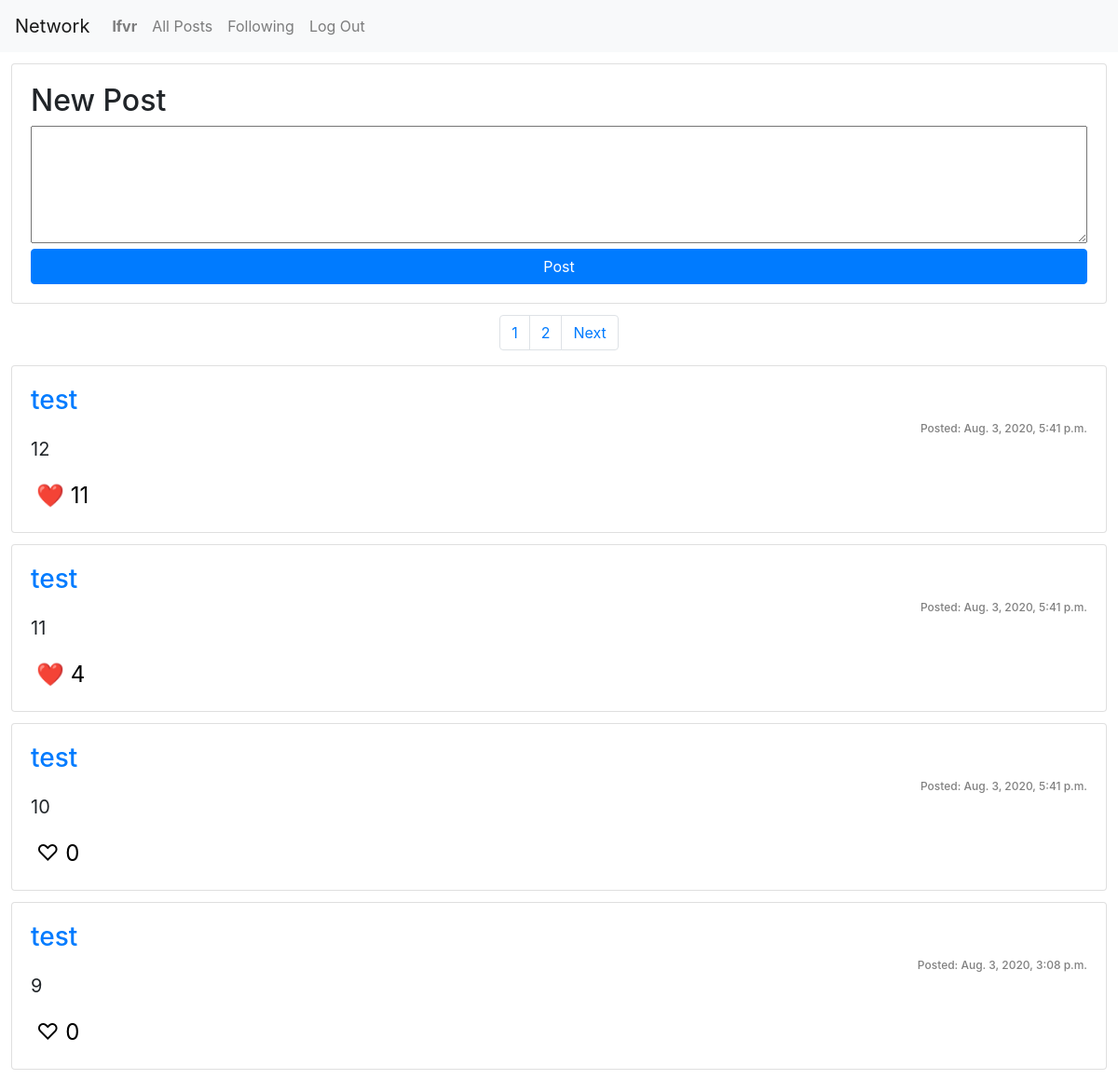
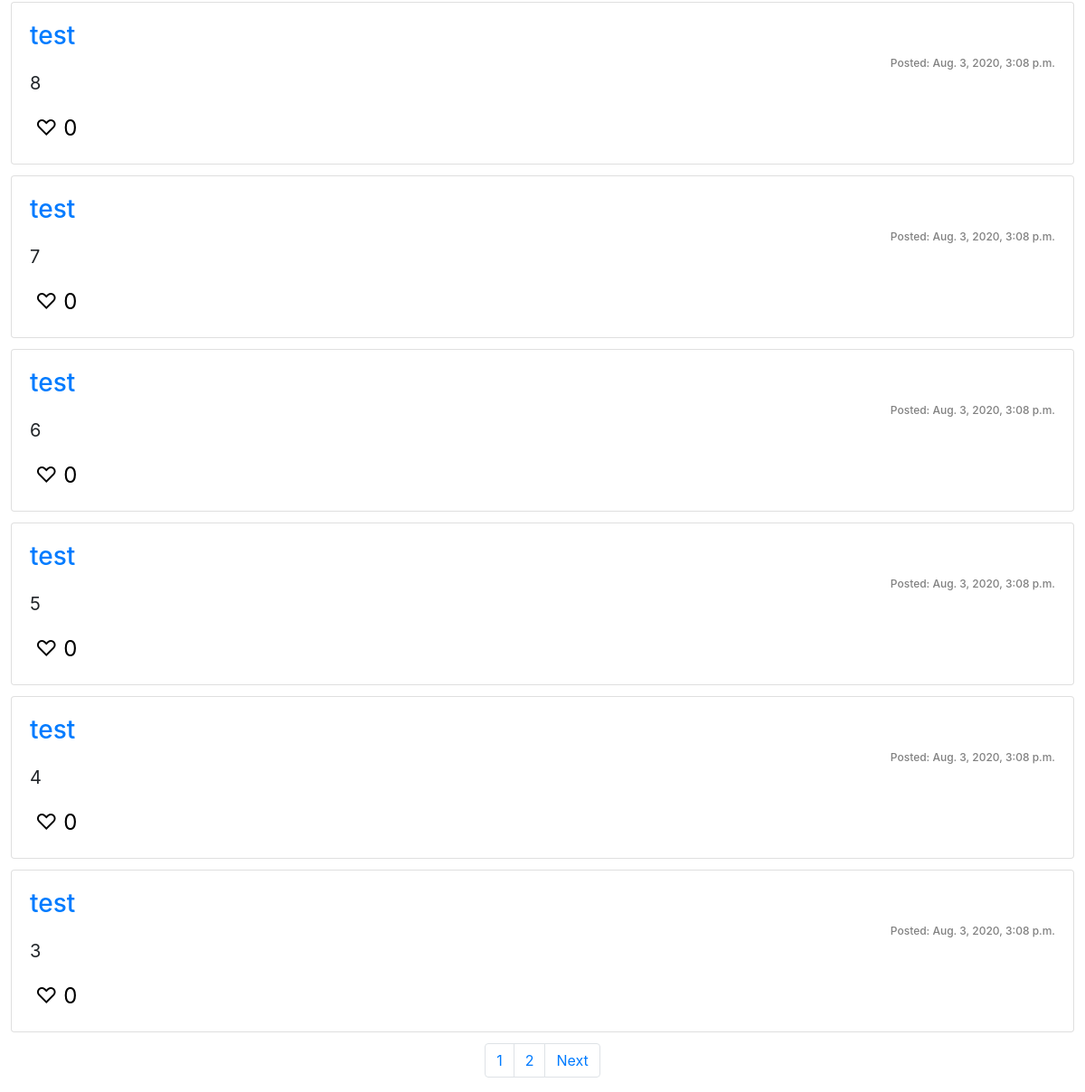
Page /following (signed in) on the earlier database version (2 pictures, top to bottom).
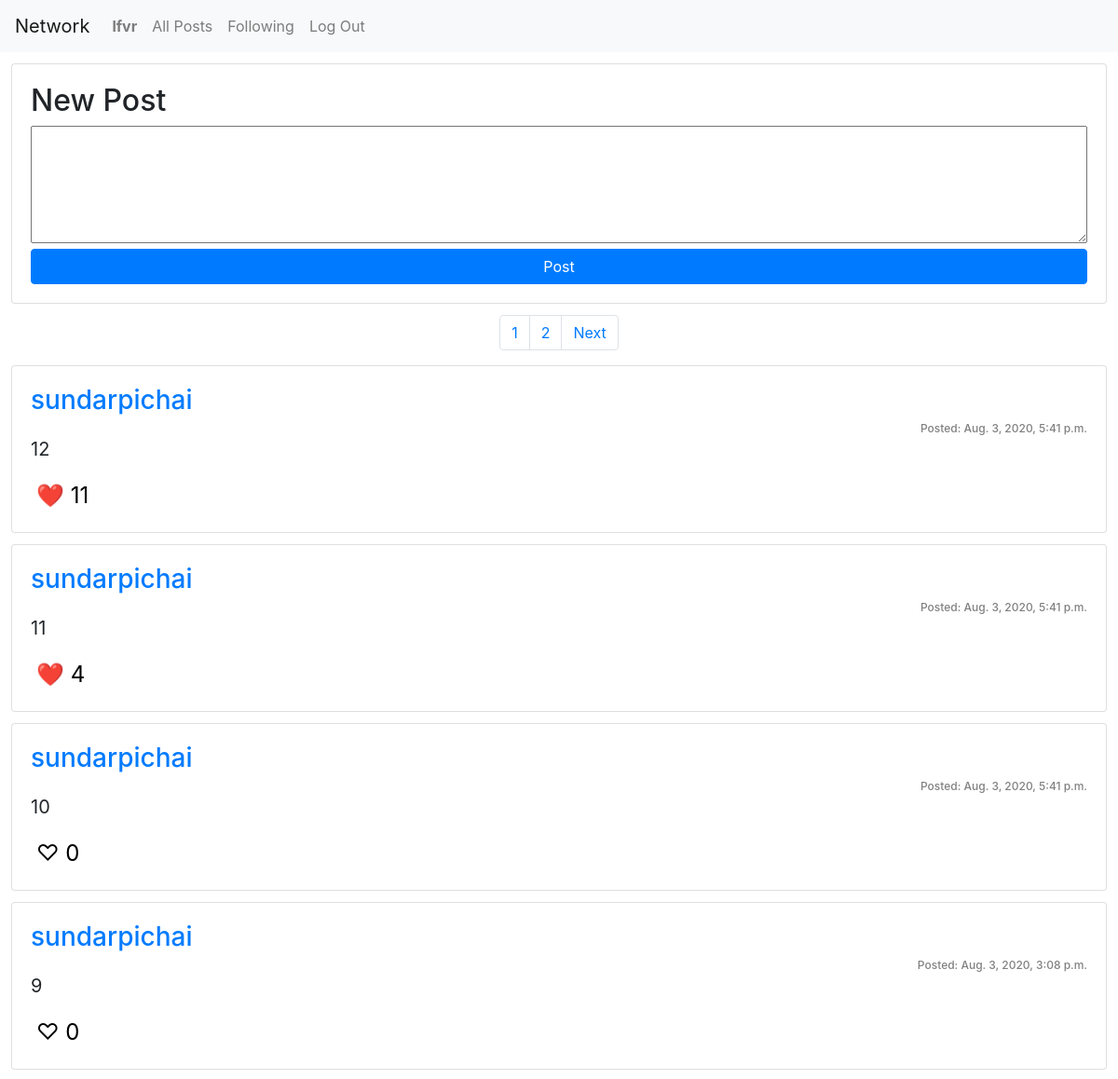
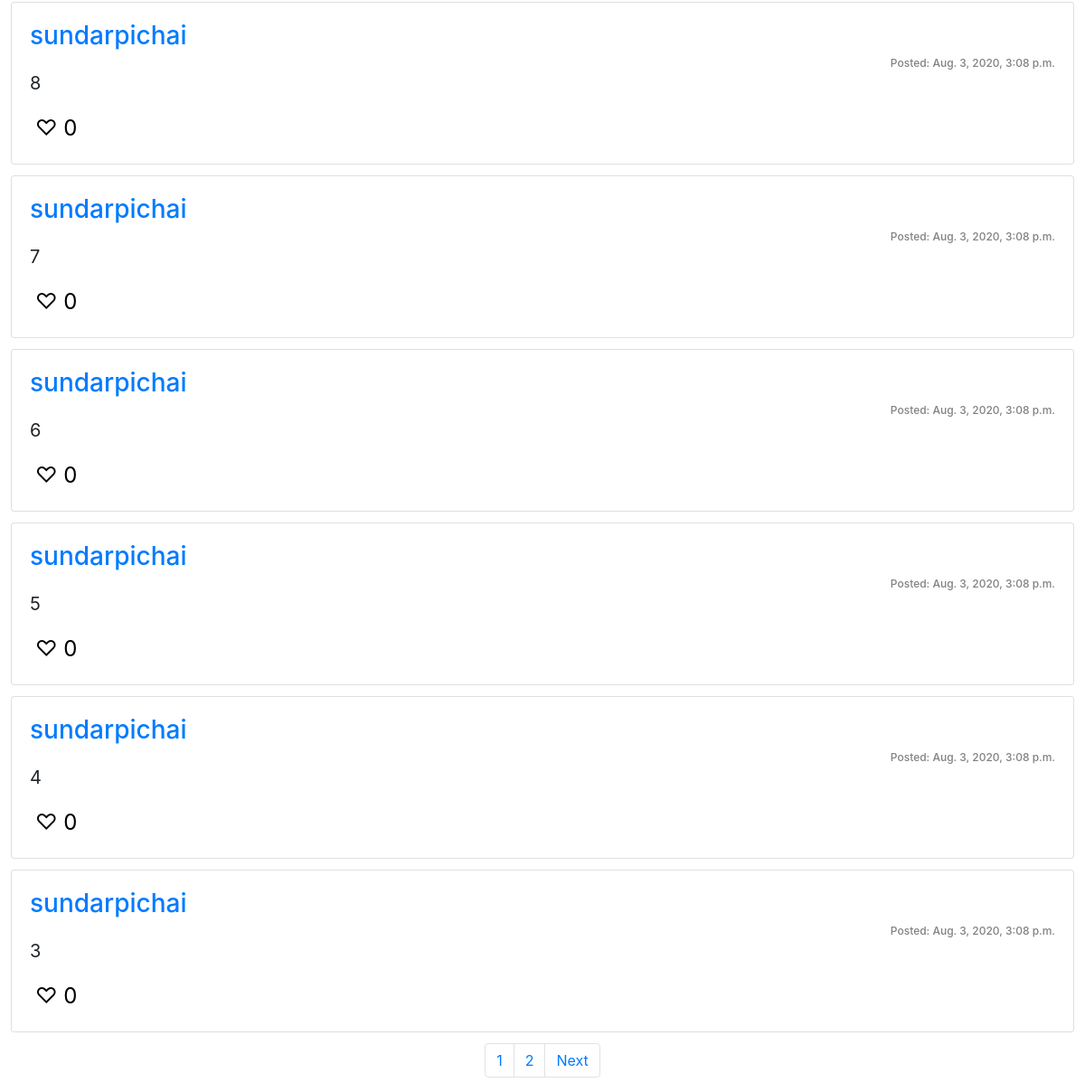
Same page on the later database version (2 pictures, top to bottom).
### network/models.py (models this page shows, shortened)
class Message(models.Model):
    user = models.ForeignKey(User, on_delete=models.CASCADE, related_name="messages")
    message = models.CharField(max_length=280)
    created = models.DateTimeField(auto_now_add=True)
    last_edited = models.DateTimeField(auto_now=True)
    likes = models.IntegerField(default=0)
    likers = models.ManyToManyField('User', related_name = "liked_posts")
    class Meta:
        ordering = ['-created']

class User(AbstractUser):
    following = models.ManyToManyField('User', related_name="followers")

### network/views.py (the view)
# urls.py: path("following", views.following, name="following"),
def following(request, page_number=1):
    following = User.objects.values('following').filter(username=request.user)
    messages = Message.objects.filter(user__in=following)
    num_pages = 0
    page_range = range(0)
    curr_page = 0
    previous = 0
    next = 0
    if len(messages) > 10:
        dict = make_pages(messages, page_number)
        messages = dict["messages"]
        num_pages = dict["num_pages"]
        page_range = dict["page_range"]
        curr_page: dict["curr_page"]
        previous = dict["previous"]
        next = dict["next"]
    if request.user.pk is not None:
        liked_msgs = Message.objects.all().filter(likers=request.user)
    else:
        liked_msgs = Message.objects.none()
    return render(request, "network/following.html", {
        "messages": messages,
        "num_pages": num_pages,
        "page_range": page_range,
        "curr_page": curr_page,
        "previous": previous,
        "next": next,
        "liked_msgs": liked_msgs
    })

### network/views.py (called while the page is built)
def make_pages(messages, page_number):
    p = Paginator(messages, 10)
    num_pages = p.num_pages
    if num_pages > 1:
        messages = p.page(page_number).object_list
    previous = page_number - 1
    next = page_number + 1
    return {
        "messages": messages,
        "num_pages": num_pages,
        "page_range": p.page_range,
        "curr_page": page_number,
        "previous": previous,
        "next": next
    }

### network/templates/network/following.html (shortened to what this page needs)
{% extends "network/posts_template.html" %}
{% block new_post %}
    <div class="card">
        <div class="card-body">
            <h2>New Post</h2>
            <form action="{% url 'new_post' %}" method="POST">
                <div>
                    <textarea rows=5 name="message"></textarea>
                </div>
                <div>
                    <input type="submit" class="btn btn-primary" value="Post" style="width:-webkit-fill-available">
                </div>
            </form>
        </div>
    </div>
{% endblock %}
{% block number_button %}
    <li class="page-item"><a class="page-link" href="{% url 'following' page_number=i %}">{{ i }}</a></li>
{% endblock %}
{% block next_button %}
    <li class="page-item"><a class="page-link" href="{% url 'following' page_number=next %}">Next</a></li>
{% endblock %}
{% block number_button_end %}
    <li class="page-item"><a class="page-link" href="{% url 'following' page_number=i %}">{{ i }}</a></li>
{% endblock %}
{% block next_button_end %}
    <li class="page-item"><a class="page-link" href="{% url 'following' page_number=next %}">Next</a></li>
{% endblock %}

### network/templates/network/posts_template.html (shortened to what this page needs)
{% extends "network/layout.html" %}
{% block script %}
{% load static %}
{% endblock %}
{% block body %}
    {% if user.is_authenticated %}
        {% block new_post %}{% endblock %}
    {% endif %}
    <nav aria-label="Post navigation">
    {% if num_pages > 1 %}
        <ul class="pagination justify-content-center">
            {% for i in page_range %}
                {% block number_button %}{% endblock %}
            {% endfor %}
            {% if not next > num_pages %}
                {% block next_button %}{% endblock %}
            {% endif %}
        </ul>
    {% endif %}
    {% for message in messages %}
    <div class="card">
        <div class="card-body">
            <h3 class="card-title"><a href="{% url 'profile' name=message.user %}">{{ message.user }}</a></h3>
            <h4 class="card-subtitle">Posted: {{ message.created }}</h4>
            <div class="message" id="message-{{ message.pk }}">
                <p>{{ message.message }}</p>
            </div>
            <div class="likes" id="likes-{{ message.pk }}">
                <button class="{% if message in liked_msgs %}liked{% else %}not-liked{% endif %}" onclick="like({{ message.pk }})">
                    {% if message in liked_msgs %}❤️{% else %}♡{% endif %} {{ message.likes }}
                </button>
            </div>
        </div>
    </div>
    {% empty %}
    No messages yet!
    {% endfor %}
    {% if num_pages > 1 %}
        <ul class="pagination justify-content-center" >
            {% for i in page_range %}
                {% block number_button_end %}{% endblock %}
            {% endfor %}
            {% if not next > num_pages %}
                {% block next_button_end %}{% endblock %}
            {% endif %}
        </ul>
    {% endif %}
    </nav>
{% endblock %}

Differences in the rows shown:
changed through a linked row, Message (number 1 of 10 on the later page): user "test" → "sundarpichai"
changed through a linked row, Message (number 2 of 10 on the later page): user "test" → "sundarpichai"
changed through a linked row, Message (number 3 of 10 on the later page): user "test" → "sundarpichai"
changed through a linked row, Message (number 4 of 10 on the later page): user "test" → "sundarpichai"
changed through a linked row, Message (number 5 of 10 on the later page): user "test" → "sundarpichai"
changed through a linked row, Message (number 6 of 10 on the later page): user "test" → "sundarpichai"
changed through a linked row, Message (number 7 of 10 on the later page): user "test" → "sundarpichai"
changed through a linked row, Message (number 8 of 10 on the later page): user "test" → "sundarpichai"
changed through a linked row, Message (number 9 of 10 on the later page): user "test" → "sundarpichai"
changed through a linked row, Message (number 10 of 10 on the later page): user "test" → "sundarpichai"
